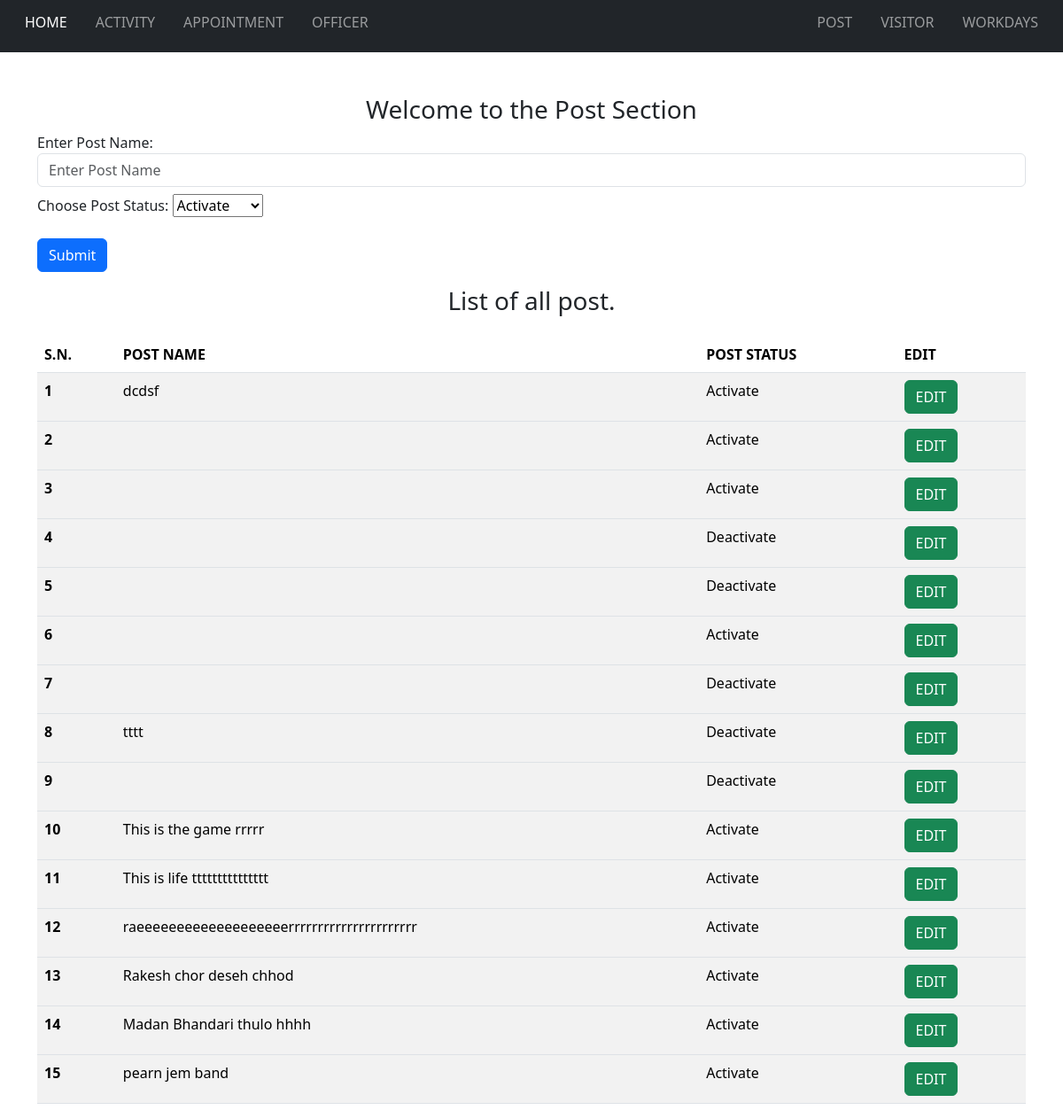
The app's page /post.php with its own data.
### fetch/fetch-post.php (the view, shortened to what this page needs)
<?php
$sql_post = "select * from `table-post` order by `post-id` desc";
$result_post = mysqli_query($con, $sql_post);
$post_counter = 0;
if (mysqli_num_rows($result_post) > 0) {
    while ($row = mysqli_fetch_array($result_post)) {
$status = (($row["post-status"]) == 1) ? ('Activate') : ('Deactivate');
 ?>
        <tbody>
            <tr>
                <th scope="row"><?php echo ++$post_counter ?></th>
                <td><?php echo $row["post-name"]; ?></td>
                <td><?php echo $status ?></td>
                <td><a href="post.php?post_edit=1&post_id=<?php echo $row["post-id"];?>" class="btn btn-success" name = "post_edit_button">EDIT</td>
            </tr>
        </tbody>
<?php
    }
} else {
    echo "This list is empty";
}
?>

### records on screen
table-post: value "dcdsf", value "Activate"
table-post: value "Activate"
table-post: value "Activate"
table-post: value "Deactivate"
table-post: value "Deactivate"
table-post: value "Activate"
table-post: value "Deactivate"
table-post: value "tttt", value "Deactivate"
table-post: value "Deactivate"
table-post: value "This is the game rrrrr", value "Activate"
table-post: value "This is life ttttttttttttttt", value "Activate"
table-post: value "raeeeeeeeeeeeeeeeeeeerrrrrrrrrrrrrrrrrrrrrr", value "Activate"
table-post: value "Rakesh chor deseh chhod", value "Activate"
table-post: value "Madan Bhandari thulo hhhh", value "Activate"
table-post: value "pearn jem band", value "Activate"
